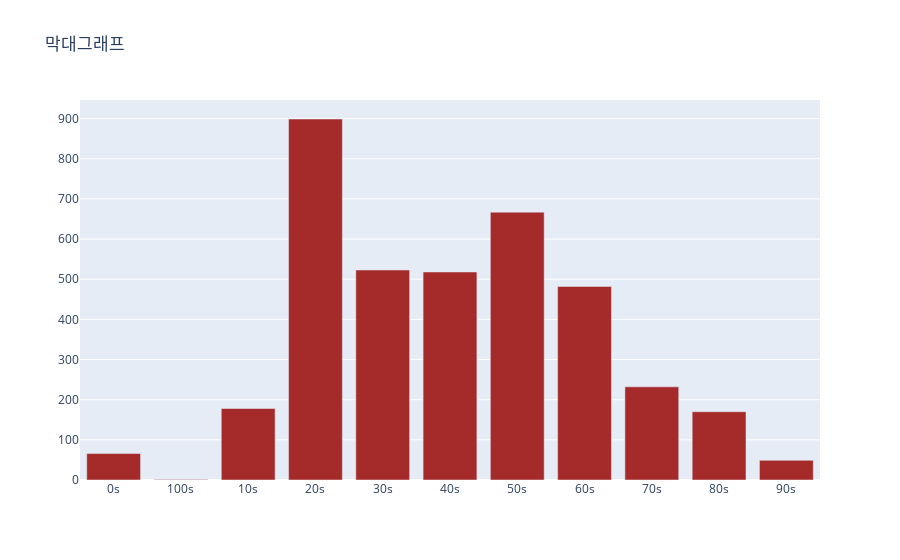

Source (notebook cell):
### Markdown cell above
### ※ 문제59. 위의 결과를 plotly 막대 그래프로도 그리시오

### Code cell
grouped = pf.groupby('age')['patient_id'].count().reset_index()
bar1 = go.Bar(x=grouped['age'],y=grouped['patient_id'],marker=dict(color='brown'))
layout = go.Layout(title="막대그래프", legend=dict(x=0.1,y=1.1,orientation="h"))
fig = go.Figure(bar1,layout=layout)
fig.show()

### Figure 1 — Plotly figure (JSON) as saved in the notebook; plotly's stock layout.template omitted (floating-point values rounded to 4 significant figures)
{"data": [{"marker": {"color": "brown"}, "type": "bar", "x": ["0s", "100s", "10s", "20s", "30s", "40s", "50s", "60s", "70s", "80s", "90s"], "y": [66, 1, 178, 899, 523, 518, 667, 482, 232, 170, 49]}], "layout": {"legend": {"orientation": "h", "x": 0.1, "y": 1.1}, "title": {"text": "막대그래프"}}}
